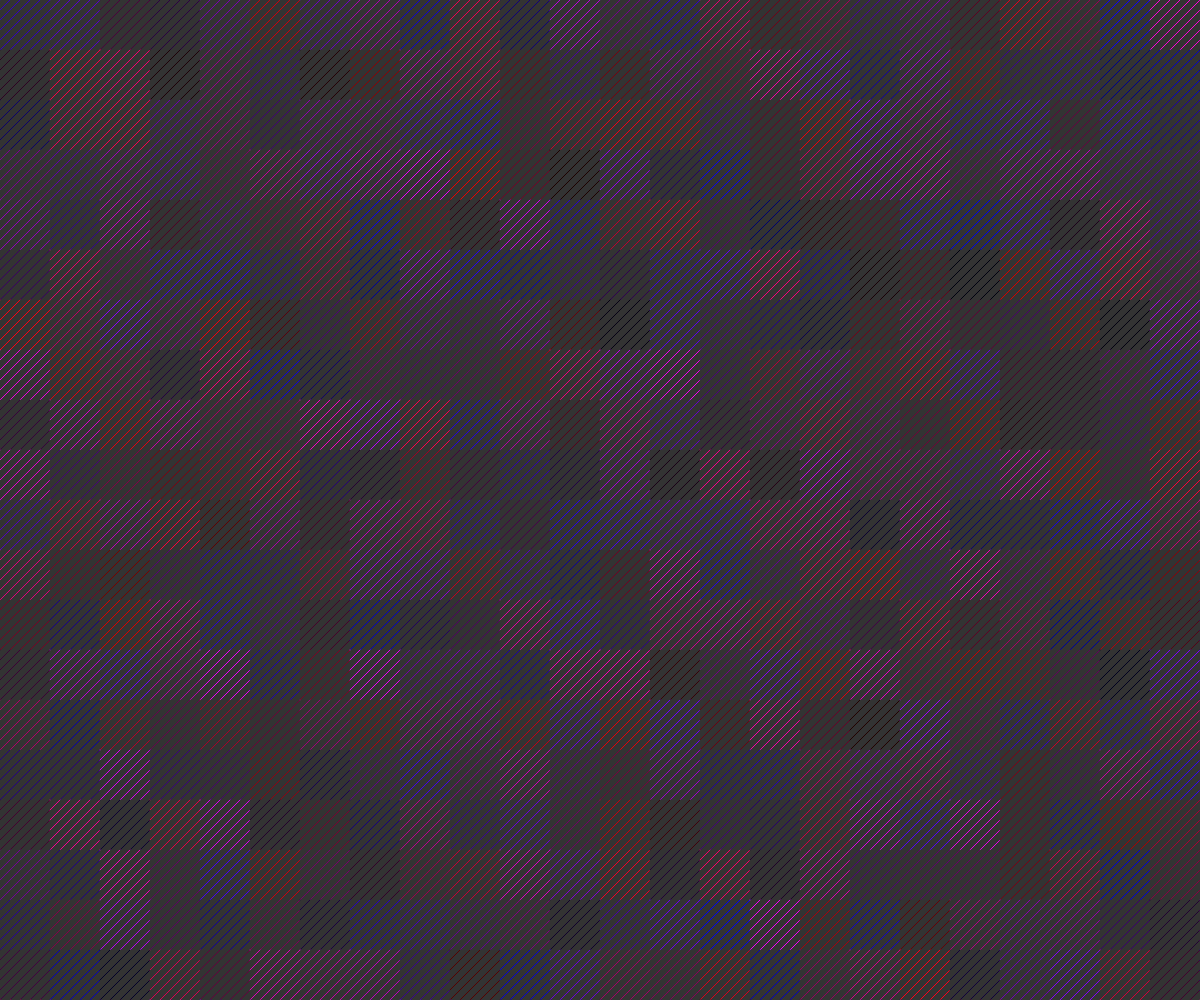
Frame 1 (no input)
Frame 60 (no input): identical to frame 1, image omitted
Frame 120 (the mouse pressed at the canvas centre since frame 60): identical to frame 1, image omitted

The p5.js sketch that drew this single still picture (run headless with seeded random() and noise() and a simulated clock; from frame 60 on, the mouse is pressed at the canvas centre):

// p5.js sketch
// ── sketch.js
function setup() {
  createCanvas(windowWidth, windowHeight);
  background(51);
  stroke(255);
  let r=Math.floor(random(5));
  for (let i = 0; i <= height; i += 50) {
    push();
    for (let j = 0; j <= width; j += 50) {
       if(r==0) stroke(random(255),random(255),12);
       else if(r==1)stroke(random(255),random(155),12);
       	else if(r==2)stroke(random(155),random(255),34);
       		else if(r==3)stroke(random(255),0,random(255));
       			else if(r==4)stroke(random(255),75,random(255));
      for (let i = 0; i < 50; i += 10) {
        line(0, i, i, 0);
        line(i, 50, 50, i);
      }
    
      translate(50, 0);
    }
    pop();
    translate(0, 50);
  }

}

function draw() {

}
